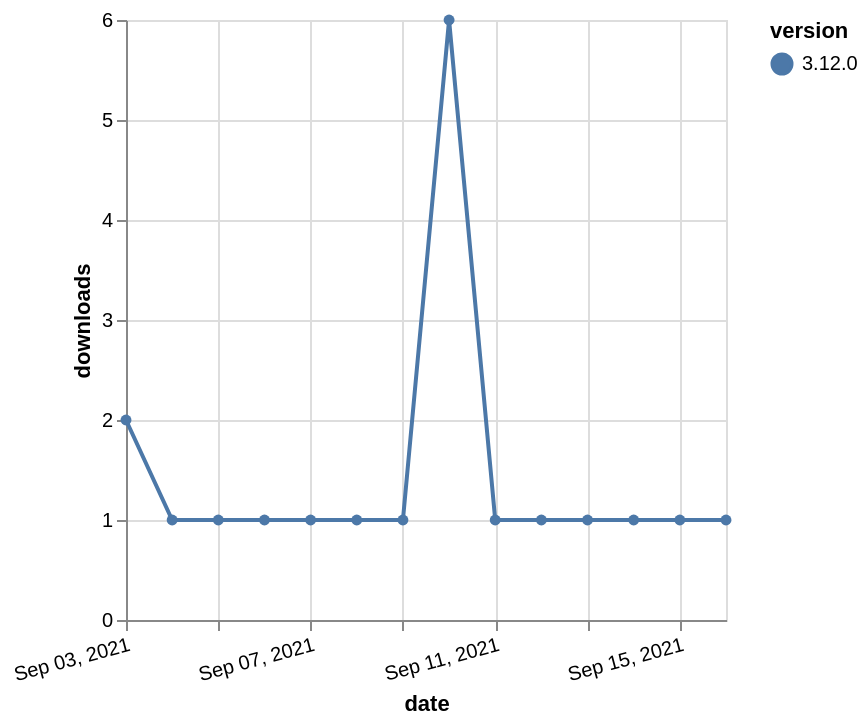

Vega-Lite specification for this chart:
### Vega-Lite specification from a JSON file in a GitHub repository (floating-point values rounded to 4 significant figures)
{"$schema": "https://vega.github.io/schema/vega-lite/v5.json", "description": "A simple bar chart with embedded data.", "data": {"values": [{"date": "2021-09-03", "total": 491, "delta": 2, "version": "3.12.0"}, {"date": "2021-09-04", "total": 492, "delta": 1, "version": "3.12.0"}, {"date": "2021-09-05", "total": 493, "delta": 1, "version": "3.12.0"}, {"date": "2021-09-06", "total": 494, "delta": 1, "version": "3.12.0"}, {"date": "2021-09-07", "total": 495, "delta": 1, "version": "3.12.0"}, {"date": "2021-09-08", "total": 496, "delta": 1, "version": "3.12.0"}, {"date": "2021-09-09", "total": 497, "delta": 1, "version": "3.12.0"}, {"date": "2021-09-10", "total": 503, "delta": 6, "version": "3.12.0"}, {"date": "2021-09-11", "total": 504, "delta": 1, "version": "3.12.0"}, {"date": "2021-09-12", "total": 505, "delta": 1, "version": "3.12.0"}, {"date": "2021-09-13", "total": 506, "delta": 1, "version": "3.12.0"}, {"date": "2021-09-14", "total": 507, "delta": 1, "version": "3.12.0"}, {"date": "2021-09-15", "total": 508, "delta": 1, "version": "3.12.0"}, {"date": "2021-09-16", "total": 509, "delta": 1, "version": "3.12.0"}]}, "width": "container", "mark": {"type": "line", "point": {"filled": true}}, "encoding": {"x": {"field": "date", "type": "temporal", "timeUnit": "yearmonthdate", "title": "date", "axis": {"labelAngle": -15}}, "y": {"field": "delta", "type": "quantitative", "title": "downloads"}, "color": {"field": "version", "type": "nominal"}, "tooltip": {"field": "delta"}}}
